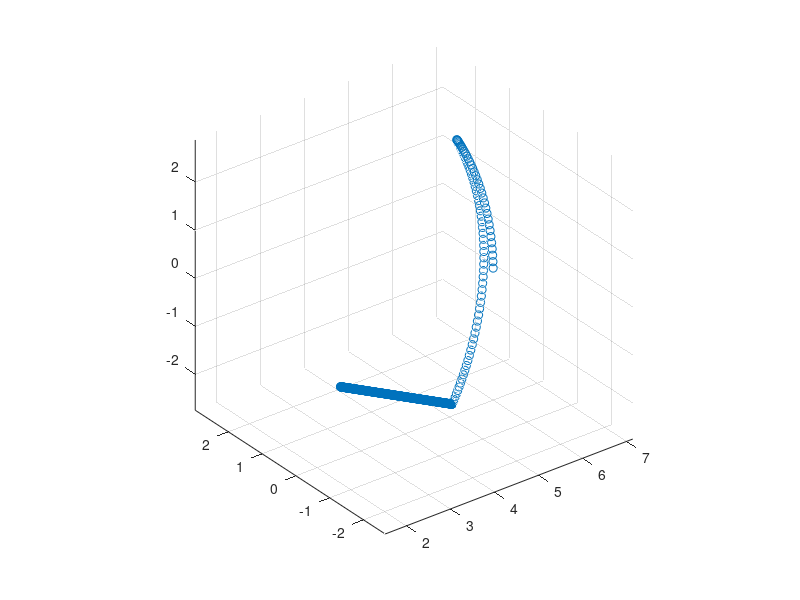

Source code (MATLAB): (Note: this script raises an error after producing the figure.)
% Runs a circle around a cube

clear
close all
clc


%% Options

% LIDAR
LidarFOVHeight = pi/6; %radians
LidarFOVWidth = pi/4; %radians
LidarArrayWidth = 50;
LidarArrayHeight = 50;
lidarImageRate = 1; %one to create lidar image for every camera image

%circle parameters
R = 6; %radius
Nrev = 10000; %number of images per revolution
inc = .5; %magnitude of oscilations
Revs = .01; %number of revolutions around the cube before starting plunge
Noscil = 70; %number of oscillations per revolution
PlungeDepth = 3; %distance from center when plunge ends

%control if we used compiled code for image generation
useMexForImgGen = false;

%true depth data is massive, run this if you only want to create and save
%it at the target index
targIdx = [1:100]; %set of frames we'd like to run (1-idx, not 0-idx)
targKF = targIdx(1); %the frame where dense depth data for each image pixel will be saved
runTargOnly = false;

%savepath for data
% savepath = 'C:\Users\corey\Documents\SharedFolder\truth';
savepath = 'truth';

%save truth information as csv?
saveAsCsv = true;

% Noise
addRBGNoise = false;
addDepthNoise = true;
MuLidar = 0; %average lidar depth noise
PLidar = .01^2; % lidar depth covariance, m^2
MuRGB = 0; % average RGB noise
PRGB = .01; % RGB noise covariance
GaussBlurFactor = 3;

% Parallel Pool
poolnum = 6; %number of cores used

%% Main

%path for wahba solver
addpath('../matlabScripts/')

%generate trajectory
Nperd = Nrev/(2*pi*R); % number of images per m travelled
Nrev = round(Revs*Nrev);
Nlin = round(PlungeDepth*Nperd);
N = Nlin + Nrev;

theta = linspace(0,2*pi*Revs,Nrev);
phi = inc*sin(Noscil*theta);
x = zeros(3,N);
for ii = 1:Nrev
    x(1,ii) = R*cos(theta(ii))*cos(phi(ii));
    x(2,ii) = R*sin(theta(ii))*cos(phi(ii));
    x(3,ii) = R*sin(phi(ii));
end

%linear portion of trajectory
revEnd = x(:,Nrev);
linEnd = PlungeDepth*revEnd/norm(revEnd);
x(1,Nrev+1:end) = linspace(revEnd(1),linEnd(1),Nlin);
x(2,Nrev+1:end) = linspace(revEnd(2),linEnd(2),Nlin);
x(3,Nrev+1:end) = linspace(revEnd(3),linEnd(3),Nlin);

figure
scatter3(x(1,:),x(2,:),x(3,:))
axis equal

% Create the cube
P = [1; 0; 0];
s = 0.5;
sw = 0.05;
fc = [1 0 0;
    0 1 0;
    0 0 1;
    1 1 0;
    1 0 1;
    0 1 1];

ec = [.1 .1 .1];
C = createCube(P, s, sw, fc, ec);

%create more cubes
P2 = [0; 0; -2];
C2 = createCube(P2, s, sw, fc, ec);

P3 = [1; -1; 0];
C3 = createCube(P3, s, sw, fc, ec);

P4 = [0; 2; .5];
C4 = createCube(P4, s, sw, fc, ec);

P5 = [-1; 0; 0];
C5 = createCube(P5, s, sw, fc, ec);

P6 = [.4; -1; .4];
C6 = createCube(P6, s, sw, fc, ec);

%create an all encompassing rectangular prism
s = [14; 14; 12];
sw = .1;
C7 = createRectangularPrism([0, 0, 0]', s, sw, fc, ec, true);

%more cubes
P8 = [.4; 1; .4];
s = 0.5;
sw = .05;
C8 = createCube(P8, s, sw, fc, ec);

P9 = [-.4; 0; -.4];
C9 = createCube(P9, s, sw, fc, ec);

P10 = [-.4; -1; -.4];
C10 = createCube(P10, s, sw, fc, ec);

P11 = [.2; -1; 2];
C11 = createCube(P11, s, sw, fc, ec);

%cube cell array
CArray = cell(2,1);
CArray{1} = C;
CArray{2} = C2;
CArray{3} = C3;
CArray{4} = C4;
CArray{5} = C5;
CArray{6} = C6;
CArray{7} = C7;
CArray{8} = C8;
CArray{9} = C9;
CArray{10} = C10;
CArray{11} = C11;

% createPixelVectors and camera information
f = 500;
width = 640;
height = 480;
sz = [width, height];
px = width/2;
py = height/2;
K = [f, 0, px;
    0, f, py;
    0, 0, 1];

V = createPixelVectors(K,width,height);

%create pixel assignments for lidar points
%build lidar angle array
LidarYawAngles = linspace(LidarFOVWidth/2,-LidarFOVWidth/2,LidarArrayWidth);  %note intentional sign reversal
LidarPitchAngles = linspace(-LidarFOVHeight/2,LidarFOVHeight/2,LidarArrayHeight);
lidarPixelMatches = zeros(LidarArrayHeight,LidarArrayWidth,2);

%create a calibration output
FID = fopen('lidarCalib.csv','w');
fprintf(FID,'%3i, %3i, \n', LidarArrayWidth, LidarArrayHeight);
for ii = 1:LidarArrayWidth
    fprintf(FID,'%8f, ',LidarYawAngles(ii));
end
fprintf(FID,'\n');
for ii = 1:LidarArrayHeight
    fprintf(FID,'%8f, ',LidarPitchAngles(ii));
end
fclose(FID);

for ii = 1:LidarArrayWidth
    for jj = 1:LidarArrayHeight
        %create vector corresponding to these angles
        r = zeros(3,1);
        r(2) = sin(LidarPitchAngles(jj));
        r13 = cos(LidarPitchAngles(jj));
        r(1) = -r13*sin(LidarYawAngles(ii));
        r(3) = r13*cos(LidarYawAngles(ii));
                
        %map to pixels
        pbar = K*r;
        p = zeros(2,1);
        p(1) = round(pbar(1)/pbar(3));
        p(2) = round(pbar(2)/pbar(3));
        %p(1) = pbar(1)/pbar(3);
        %p(2) = pbar(2)/pbar(3);
        
        lidarPixelMatches(jj,ii,:) = p;
        
    end
end

%putput pixels to make sure everything is correct
figure
hold on
scatter(lidarPixelMatches(1,1,1),lidarPixelMatches(1,1,2))
scatter(lidarPixelMatches(1,end,1),lidarPixelMatches(1,end,2))
scatter(lidarPixelMatches(end,end,1),lidarPixelMatches(end,end,2))
scatter(lidarPixelMatches(end,1,1),lidarPixelMatches(end,1,2))
legend('UL','UR','LR','LL','Location','best')
set(gca, 'YDir','reverse')

%run through and create an image at each point, always pointing towards the
%center
vz = [0; 0; 1];
vx = [1; 0; 0];
vBMat = [vx'; vz'];
aVec = [1; 1];

imgFig = figure;
imgDFig = figure;
lidarFig = figure;

%generate quaternions
qArray = zeros(N,4);
for ii = 1:N
    
        %create the quaternion for this location
    imFoc = [0 0 0]'; %point the image is centered on
    vz_I = imFoc - x(:,ii); %camera z-axis in the inertial frame
    vx_I = [vz_I(2); -vz_I(1); 0]; %camera x-axis in the inertial frame
    
    %normalize vectors
    vx_I = vx_I/norm(vx_I);
    vz_I = vz_I/norm(vz_I);
    
    %create matrix and solve wahbas problem
    vIMat = [vx_I'; vz_I'];
    RBI = wahbaSolver(aVec,vIMat,vBMat);
    q = dcm2quat(RBI);
    qArray(ii,:) = q;
    
end

%control which images are created
if(runTargOnly)
    idxs = targIdx;
else
    idxs = 1:N;
end

%create all the images
imgDArray = zeros(sz(2),sz(1),length(idxs));

% Parallel Pool
p = gcp('nocreate');
if(isempty(p))
    parpool(poolnum)
end

tic

parfor ii = idxs
%     tic
    if(useMexForImgGen)
        imgRGBD = createImage_mex(CArray, x(:,ii), qArray(ii,:)', V, sz, K);
    else
        imgRGBD = createImage(CArray, x(:,ii), qArray(ii,:)', V, sz, K);
    end
        
%     toc
    
    %extract RGB info
    img = imgRGBD(:,:,1:3);
    imgD = imgRGBD(:,:,4);
    imgLidar = createLidarImage(imgD, lidarPixelMatches);
    

    
    %create some noise
    RGBnoise = mvnrnd(MuRGB*ones(sz(1)*sz(2),3), PRGB*eye(3));
    Dnoise = mvnrnd(MuLidar*ones(LidarArrayWidth*LidarArrayHeight,1), PLidar);

    
    if(addRBGNoise)
        %add noise to img
        for jj = 1:sz(1)
            for kk = 1:sz(2)
                
                % linear index
                idx = jj + (kk-1)*sz(1);
                
                %add RBG Noise
                newPixel = squeeze(img(kk,jj,:)) + RGBnoise(idx,:)';
                
                %constrain RBG values
                newPixel(newPixel > 1) = 1;
                newPixel(newPixel < 0) = 0;
                
                %reassign
                img(kk,jj,:) = newPixel;
                
            end
        end
    end

    if(addDepthNoise)
        
        %add noise to imgLidar
        for jj = 1:LidarArrayWidth
            for kk = 1:LidarArrayHeight
                
                %linear index
                idx = jj + (kk-1)*LidarArrayWidth;
                
                %depth noise
                imgLidar(kk,jj) = imgLidar(kk,jj) + Dnoise(idx);
                
            end
        end
        
    end

    %apply gaussian blur to image
    imgFilt = imgaussfilt(img,GaussBlurFactor);
    
    %save Depth
%     if(ii == targKF)
    imgDArray(:,:,ii) = imgD;
%     end
    
    %display images
    % imgFilt = img;
    % imshow(img);
    
    % figure(imgFig);
    % imshow(imgFilt);
    
    % figure(imgDFig)
    % s = surf(imgD);
    % s.EdgeColor = 'interp';
    % view([0 0 -1])
    
    % figure(lidarFig)
    % s = surf(imgLidar);
    % s.EdgeColor = 'interp';
    % view([0 0 -1])
    
    imwrite(imgFilt,strcat('images/cubeCircling',num2str(ii,'%04i'),'.jpg'))
    dlmwrite(strcat('lidarImages/cubeCircling',num2str(ii,'%04i'),'.csv'),imgLidar,...
        'precision','%.4f')
    
    disp('Percent Complete:')
    disp(ii/length(idxs)*100)
    
end
toc

%write out truth data
if(~saveAsCsv)
    truth.CArray = CArray;
    truth.traj = x;
    truth.quat = qArray;
%     truth.depth = imgDArray;
    truth.K = K;
    truth.lidarPixelMatches = lidarPixelMatches;
    save(strcat(savepath,'slamSIM_truth.mat'),...
        'truth','-v7.3');
else
    csvwrite(strcat(savepath,'/truthTraj.csv'), x');
    csvwrite(strcat(savepath,'/truthQuat.csv'), qArray);
    csvwrite(strcat(savepath,'/truthK.csv'), K);
    csvwrite(strcat(savepath,'/truthLidarPixelMatchesX.csv'), lidarPixelMatches(:,:,1));
    csvwrite(strcat(savepath,'/truthLidarPixelMatchesY.csv'), lidarPixelMatches(:,:,2));
    
    %SAVING TRUTH DEPTH IN ZERO INDEX FILE NAME
    for ii = idxs
        fname = strcat(savepath,'/truthDepth',string(ii-1),'.csv');
        csvwrite(fname, imgDArray(:,:,ii == idxs));
        
    end
end
    